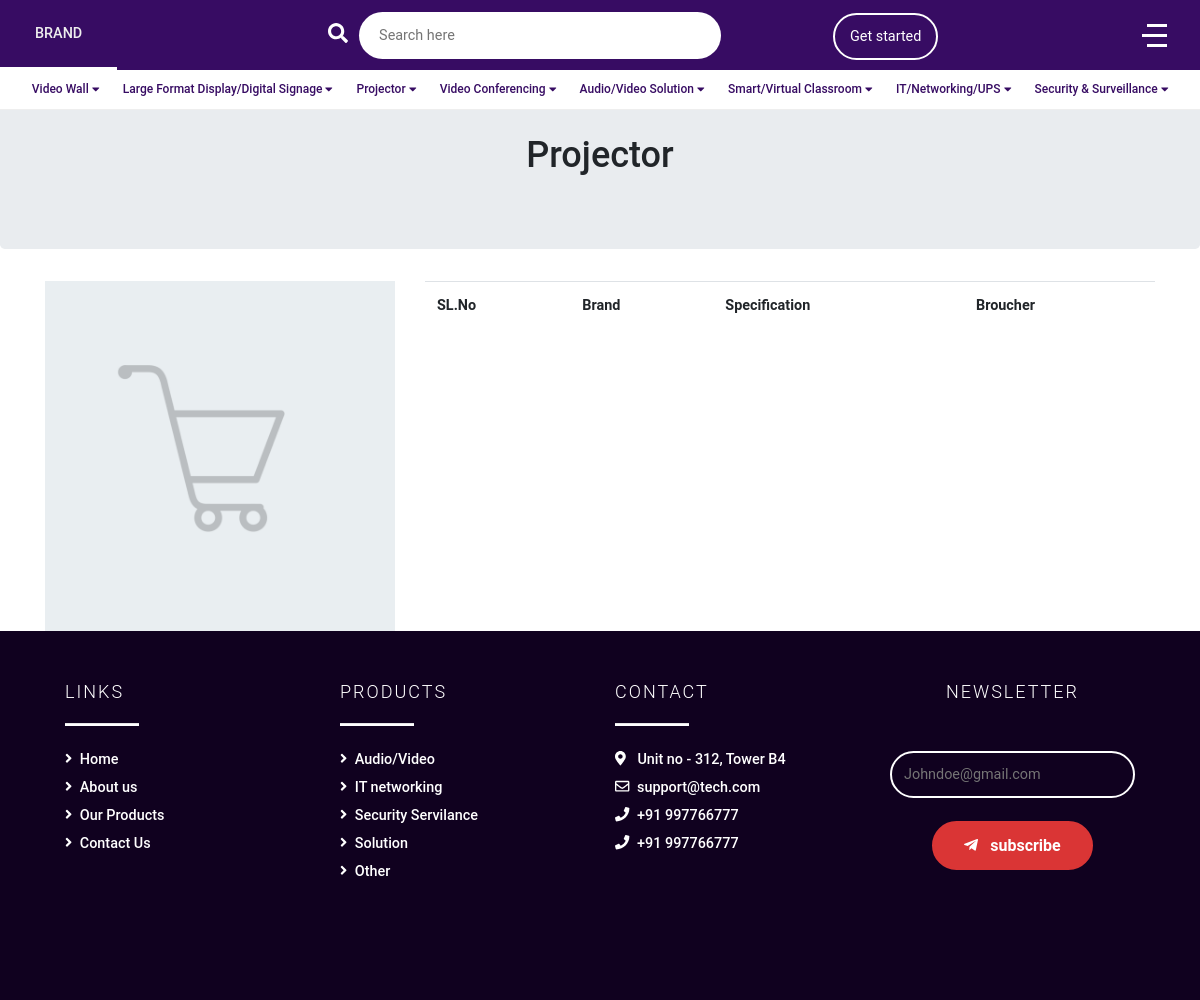
The app's page /projector.php, older data.
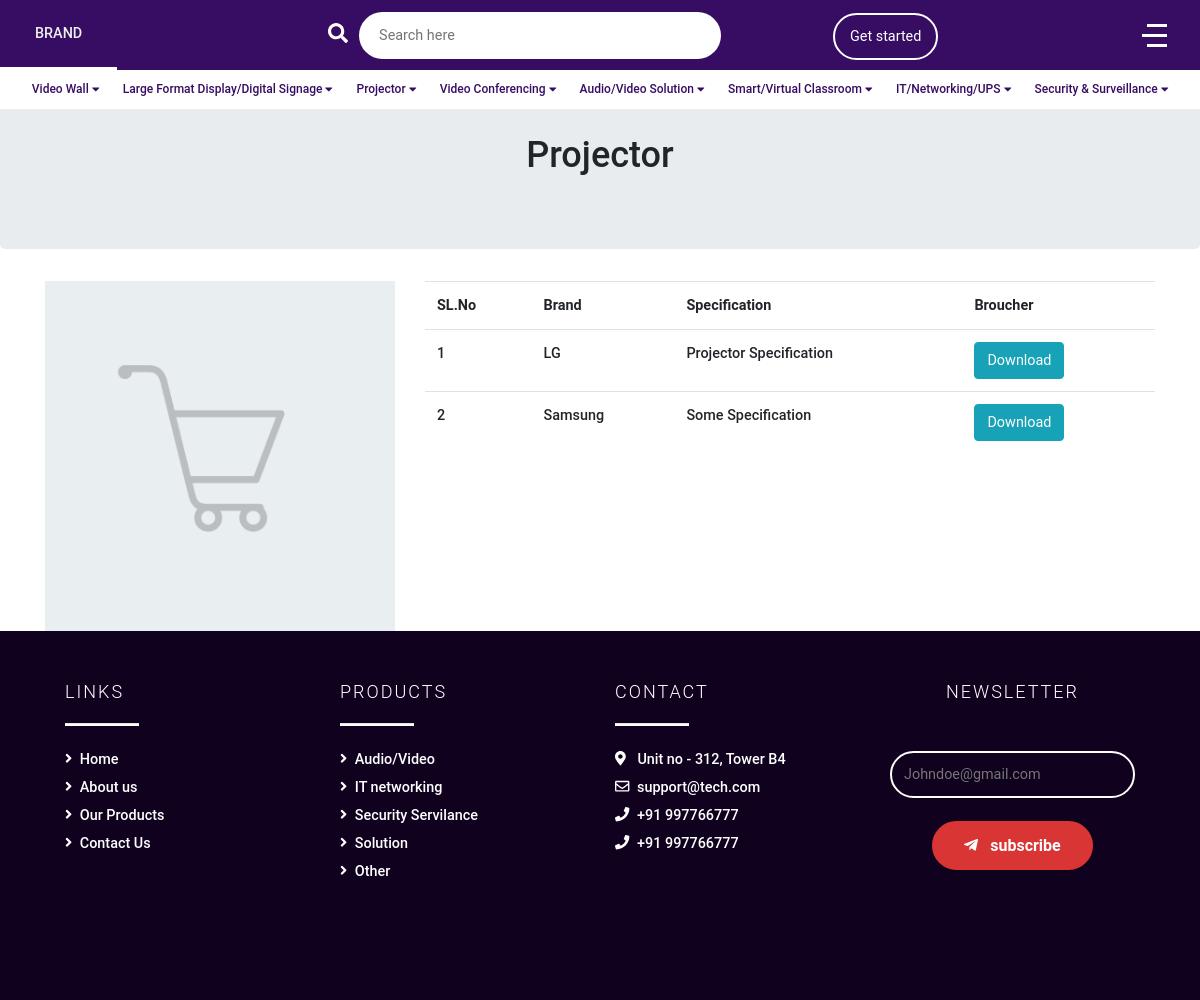
The same page, newer data.
### tables this page shows
CREATE TABLE `my_catagory` (
  `my_id` int(11) NOT NULL,
  `my_catagory_name` varchar(100) NOT NULL,
  `my_catagory_seo` varchar(1000) NOT NULL,
  `my_pagename` varchar(2999) NOT NULL,
  `my_catagory_status` enum('active','inactive') NOT NULL,
  `my_catagory_created_at` int(11) NOT NULL,
  `my_catagory_updated_at` int(11) NOT NULL
);

CREATE TABLE `my_projector` (
  `my_id` int(11) NOT NULL,
  `my_catagory_id` int(11) NOT NULL,
  `my_projector_name` varchar(100) NOT NULL,
  `my_projector_brand` varchar(100) NOT NULL,
  `my_projector_specification` varchar(1000) NOT NULL,
  `my_projector_broucher` varchar(100) NOT NULL,
  `image` varchar(100) NOT NULL,
  `my_projector_created_at` int(11) NOT NULL,
  `my_projector_updated_at` int(11) NOT NULL,
  `my_projector_status` enum('active','inactive') NOT NULL
);

### header/catagory.php (the view, shortened to what this page needs)
<?php
    require("config/config.inc.php");
    $sql_catagory= mysqli_query($dbquery,"SELECT * FROM my_catagory");
?>
<section id="catagory">
     <ul>
<?php
    while($a=mysqli_fetch_array($sql_catagory)){
?>
            <li><a href="<?php echo $a['my_pagename']; ?>"><?php echo $a['my_catagory_name']; ?> <i class="fas fa-caret-down"></i></a>
            </li>
<?php
    }
?>
</ul>
</section>

### projector.php (shortened to what this page needs)
<?php
    require('config/dbconnect.php');
?>
<!DOCTYPE html>
<html lang="en">
<head>
    <?php require('header/component.php'); ?>
</head>
<body>
    <?php require_once('header/navbar.php'); ?>
    <?php
     require_once('header/catagory.php');
      ?>
    <div class="contents" style="padding:70px 0px 1px 0px">
  <?php
    $query = mysqli_query($dbquery,"SELECT * FROM my_projector");
  ?>
    <div class="jumbotron">
        <h1 class="text-center">Projector</h1>
    </div>
    <div class="container">
        <div class="row">
        <div class="col-sm-4">
                <img src="images/dummy.png" class="img" alt="">
        </div>
        <div class="col-sm-8">
            <table class="table">
                <tr>
                    <th>SL.No</th>
                    <th>Brand</th>
                    <th>Specification</th>
                    <th>Broucher</th>
                </tr>
                <?php
                $slno = 1;
                  while($a=mysqli_fetch_array($query)){
                        echo "
                        <tr>
                            <td>".$slno."</td>
                            <td>".$a['my_projector_brand']."</td>
                            <td>".$a['my_projector_specification']."</td>
                            <td><a href='".$a['my_projector_broucher']."' class='btn btn-info' download> Download </a></td>
                        </tr>
                        ";
                        $slno++;
                    }
                ?>
            </table>
            </div>
        </div>
    </div>
    <?php require('footer/footer.php');?>
    </div>
    <?php require('footer/component.php');?>
</body>
</html>

### header/component.php (shortened to what this page needs)
<link rel="stylesheet" type="text/css" href="dev/assets/css/app.css">
<link rel="stylesheet" type="text/css" href="dev/assets/css/custom.css">

### header/navbar.php (shortened to what this page needs)
<div class="menu-top">
          <div class="row">
			   <div class="col-3">
			   		<a href="index.php" class="brand-icon text-center" >Brand</a>
				</div>
				<div class="col-5">
					<div class="search1">
              <form action="" method="POST">
                  <i class="fas fa-search searchicon"></i>
									<input class="search1 ml-2" name="search" type="text" placeholder="Search here">
            </form>
					</div>
				</div>
				<div class="col">
					<a href="#" class="btn org" data-toggle="modal" data-target="#exampleModal" data-whatever="@getbootstrap">Get started</a>
					<div id="target" class="hum-btn pt-3 pr-5">
                         <span></span>
                         <span></span>
                         <span></span>
                    </div>
				</div>
          </div>
     </div>

### footer/footer.php
<footer>
<div class="container">
    <div class="row">
    <div class="col-md-3 pb-5">
    <h5 class="text-left">Links</h1>
    <hr class="">
        <ul class="text-left">
            <li><a href="index.php"> <i class="fas fa-angle-right mr-1"></i> Home</a></li>
            <li><a href="aboutus.php"> <i class="fas fa-angle-right mr-1"></i> About us</a></li>
            <li><a href="#"> <i class="fas fa-angle-right mr-1"></i> Our Products</a></li>
            <li><a href="#"> <i class="fas fa-angle-right mr-1"></i> Contact Us</a></li>
        </ul>
    </div>
    <div class="col-md-3  pb-5">
    <h5 class="text-left">Products</h1>
        <hr>
        <ul class="text-left">
        <li><a href="#"> <i class="fas fa-angle-right mr-1"></i>  Audio/Video </a></li>
        <li><a href="it-networking.php"> <i class="fas fa-angle-right mr-1"></i>  IT networking </a></li>
        <li><a href="security-servilance.php"> <i class="fas fa-angle-right mr-1"></i>  Security Servilance</a></li>
        <li><a href="#"> <i class="fas fa-angle-right mr-1"></i>  Solution </a></li>
        <li><a href="#"> <i class="fas fa-angle-right mr-1"></i>  Other </a></li>
        </ul>
    </div>
    <div class="col-md-3  pb-5">
    <h5 class="text-left ">Contact</h1>
        <hr>
        <ul class="text-left">
            <li> <a href="contact-us.php"><i class="fas fa-map-marker-alt mr-2"></i> Unit no - 312, Tower B4 </a> </li>
            <li><a href="mailto: support@tech.com"> <i class="far fa-envelope mr-1"></i> support@tech.com</a></li>
            <li><a href="tel: +91 997766777"> <i class="fas fa-phone mr-1"></i> +91 997766777</a></li>
            <li><a href="tel: +91 997766777"> <i class="fas fa-phone mr-1"></i> +91 997766777</a></li>
        </ul>
    </div>
    <div class="col-md-3 sub_in">
    <h5 class="mb-5">Newsletter</h1>
            <form action="" method="post">
                     <input type="text" name="" id="" class=" " placeholder="Johndoe@gmail.com" required>
                     <br> <br>
                    <button type="submit" class=""><i class="fab fa-telegram-plane mr-2"></i> subscribe</button>
            </form>
    </div>
    </div>
</div>
</footer>

### dev/assets/css/custom.css (style rules this page uses)
:root { --theme-color :#370c63; }
* { padding: 0px; margin: 0px; }
.contents { padding:70px 0px 1px 250px; }
* { margin: 0px; padding: 0px; }
html { height: 100%; }
body { position: relative; min-height: 100%; }
footer { text-align: center; position: absolute; bottom: 0px; width: calc(100% - 250px); }
body { background: #FFF; font-family: 'Roboto',sans-serif; }
a,a:hover { text-decoration: none; }
section { width: 100%; height: 100%; position: relative; float: left; }
.menu-top { width: 100%; height: 70px; background: #370c63; position: fixed; float: left; -moz-user-select: none; -webkit-user-select: none; -ms-user-select:none; user-select:none;-o-user-select:none; z-index: 3; }
.hum-btn { color: #fff; width: 70px; height: 100%; padding: 10px 0px; background:transparent; cursor: pointer; transition: 0.3s; -webkit-transition: 0.3s; position: absolute; top: 0px; right: 0px }
.hum-btn span { width: 20px; height: 3px; display: block; background: #fff; margin-top: 7px; transition: 0.2s; position: relative; float: right; top: 8px; }
.hum-btn span:nth-child(1) { margin-top:0px; width: 20px; }
.hum-btn span:nth-child(2) { width: 25px; }
.brand-icon { padding:22px 35px; display: inline-block; margin-top: 0px; color: #fff; text-transform: uppercase; border-bottom: 3px solid transparent; }
.search1 { padding: 12px; width: 90%; border-radius:50px; border: 0px; padding-left: 20px; }
.searchicon { color: #fff; font-size: 20px; }
.org { background: transparent; padding: 10px 15px;; border: 2px solid var(--white); color: #fff; margin:13px; border-radius: 50px; }
footer { position: relative; float: left; width: 100%; height: auto; background: #10011f; color: #fff; padding: 50px; }
footer ul { list-style-type: none; text-align: center; }
footer ul li a { color:#fff; text-decoration: none; }
hr { height: 2px; width:30%; background: #fff; margin: 20px 0px; }
footer h5 { text-transform: uppercase; letter-spacing: 2px; font-weight: 300; }
footer ul li a { line-height: 28px; color: #FFF; }
.sub_in input { width:100%; display: inline-block; border: 0px; padding: 10px 30px; background: transparent; border: 2px solid #fff; color: #fff; box-sizing: border-box; padding-left: 12px; border-radius:500px; }
.sub_in button { border: 0px; padding: 10px 30px; border-radius:500px; cursor: pointer; background: #da3535; font-size: 16px; font-weight: bold; color: #fff; border: 2px solid #da3535; transition: 0.2s; }
#catagory { margin-top:70px; background:#7040cc; background:#fff; border-bottom: 1px solid #eee; }
#catagory ul { text-align:center; margin:0px; transition: 0.5s; }
#catagory ul li { display: inline-block; }
#catagory ul li a { display: block; padding: 10px 10px; color: #370c63; font-size: 12px; }

### projector.php (style rules this page uses)
.img { width: 100%; height: auto; }

Row changes from the older to the newer data that the page shows:
added my_projector: my_projector_brand "LG", my_projector_specification "Projector Specification"
added my_projector: my_projector_brand "Samsung", my_projector_specification "Some Specification"
